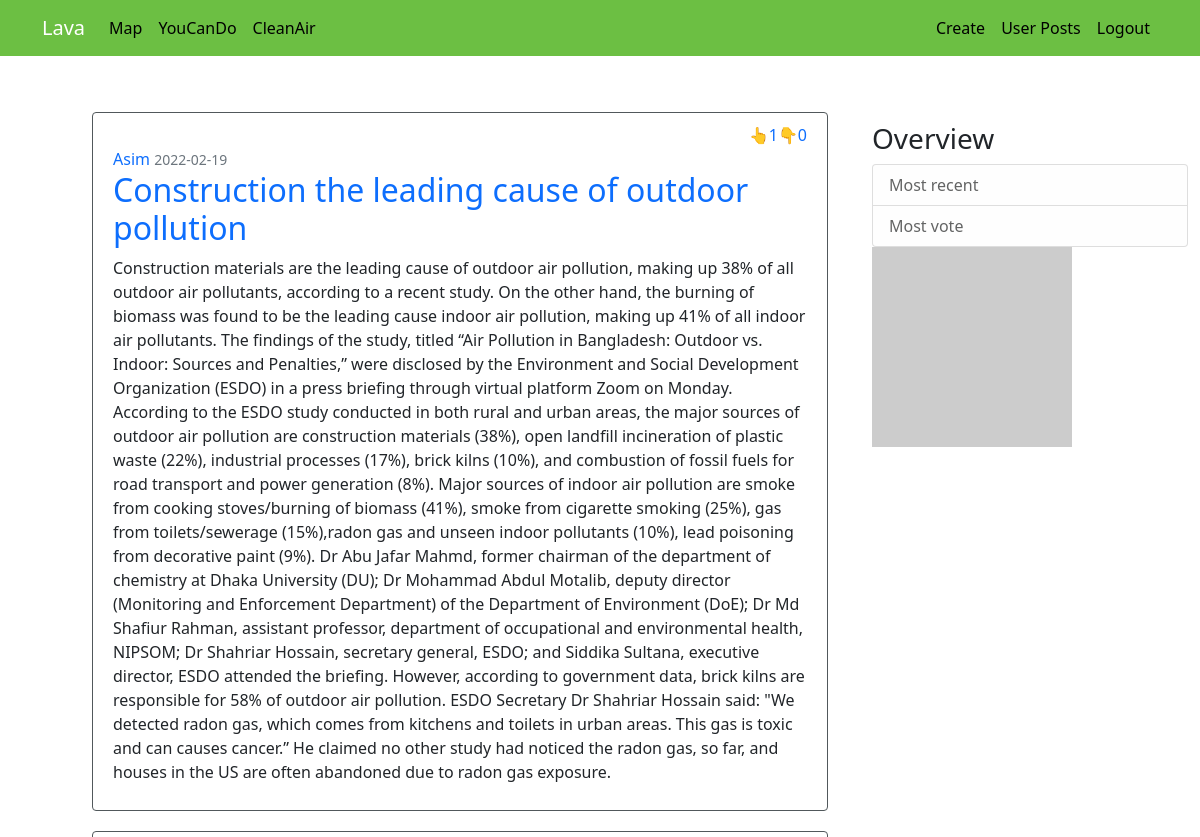
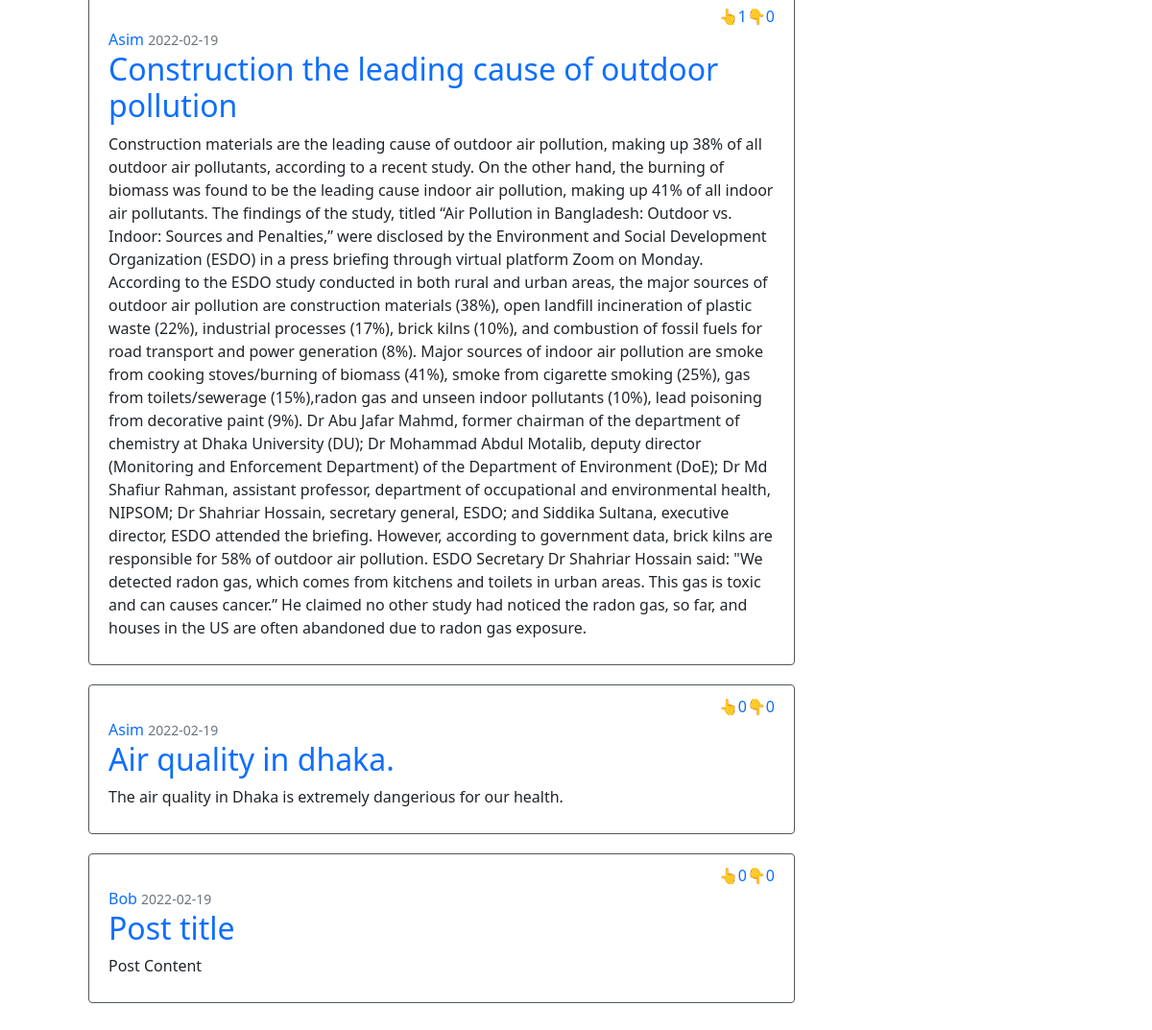
The page /lava (signed in) on the database its author committed (2 pictures, top to bottom).
### lava/models/__init__.py (models this page shows, shortened)
class Post(db.Model):
    id = db.Column(db.Integer, primary_key=True)
    title = db.Column(db.String(100), nullable=False)
    date_posted = db.Column(db.DateTime,
        nullable=False, default=datetime.utcnow)
    content = db.Column(db.Text, nullable=False)
    image = db.Column(db.String(100), nullable=False,default='default.jpg')
    up = db.Column(db.Integer,nullable=False,default=0)
    down = db.Column(db.Integer,nullable=False,default=0)
    user_id = db.Column(db.Integer,
        db.ForeignKey('user.id',ondelete="CASCADE"), nullable=False)
    comments = db.relationship('Comment', backref='post', lazy=True)

class User(db.Model, UserMixin):
    id = db.Column(db.Integer, primary_key=True)
    name = db.Column(db.String(50),  nullable=False)
    email = db.Column(db.String(120), unique=True, nullable=False)
    gender = db.Column(db.String(1))
    date = db.Column(db.String(250))
    dp = db.Column(db.String(20))
    password = db.Column(db.String(60), nullable=False)
    posts = db.relationship('Post', backref='author', lazy=True)
    comments = db.relationship('Comment', backref='author', lazy=True)

### lava/main/__init__.py (the view)
@main.route('/')
@main.route('/lava')
def index():
    page = request.args.get('page', 1, type=int)
    posts = Post.query.order_by(Post.date_posted.desc()).paginate(page=page, per_page=5)
    print(posts)
    return render_template('index.html', posts=posts)

### lava/models/__init__.py (called while the page is built)
@login_manager.user_loader
def load_user(user_id):
    return User.query.get(int(user_id))

### lava/templates/index.html
{% extends "base_index.html" %}
{% block content %}
    {% for post in posts.items %}
        <article class="media content-section">
          <div class="media-body">
            <div class="vote">
              <div class="up">
                <a href="#">
                👆{{post.up}}
                </a>
              </div>
              <div class="down">
                <a href="#">
                👇{{post.down}}
                </a>
              </div>
            </div>
            <div class="article-metadata">
              <a class="mr-2" href="#">{{post.author.name}}</a>
              <small class="text-muted">{{post.date_posted.strftime('%Y-%m-%d')}}</small>
            </div>
            <h2>
              <a class="article-title" href="{{ url_for('posts.post',post_id=post.id) }}">{{post.title}}</a>
            </h2>
            <p class="article-content">{{post.content}}</p>
          </div>
        </article>
    {% endfor %}
{% endblock content %}

### lava/static/style/style.css (style rules this page uses)
body { margin-top: 5rem; background-color:#8A919966; background-color:#707A8C; background-color: white; }
.content-section { padding: 10px 20px; border: 1px solid #51585b; border-radius: 4px; margin-bottom: 20px; }
.up,.down { width: auto; }
a:link { text-decoration: none; }
.up a:link,.down a:link { text-decoration: none; }
.vote { display: flex; align-items: right; justify-content: right; }

### rows shown on the page
Post: up "1", down "0", author.name "Asim", date_posted "2022-02-19", title "Construction the leading cause of outdoor pollution", content "Construction materials are the leading cause of outdoor air pollution, making up 38% of all outdoor air pollutants, according to a recent study. On the other hand, the burning of biomass was found to be the leading cause indoor air pollution, making up 41% of all indoor air pollutants. The findings of the study, titled “Air Pollution in Bangladesh: Outdoor vs. Indoor: Sources and Penalties,” were disclosed by the Environment and Social Development Organization (ESDO) in a press briefing through virtual platform Zoom on Monday. According to the ESDO study conducted in both rural and urban areas, the major sources of outdoor air pollution are construction materials (38%), open landfill…"
Post: up "1", down "0", author.name "Asim", date_posted "2022-02-19", title "Construction the leading cause of outdoor pollution", content "Construction materials are the leading cause of outdoor air pollution, making up 38% of all outdoor air pollutants, according to a recent study. On the other hand, the burning of biomass was found to be the leading cause indoor air pollution, making up 41% of all indoor air pollutants. The findings of the study, titled “Air Pollution in Bangladesh: Outdoor vs. Indoor: Sources and Penalties,” were disclosed by the Environment and Social Development Organization (ESDO) in a press briefing through virtual platform Zoom on Monday. According to the ESDO study conducted in both rural and urban areas, the major sources of outdoor air pollution are construction materials (38%), open landfill…"
Post: up "0", down "0", author.name "Asim", date_posted "2022-02-19", title "Air quality in dhaka.", content "The air quality in Dhaka is extremely dangerious for our health."
Post: up "0", down "0", author.name "Bob", date_posted "2022-02-19", title "Post title", content "Post Content"
